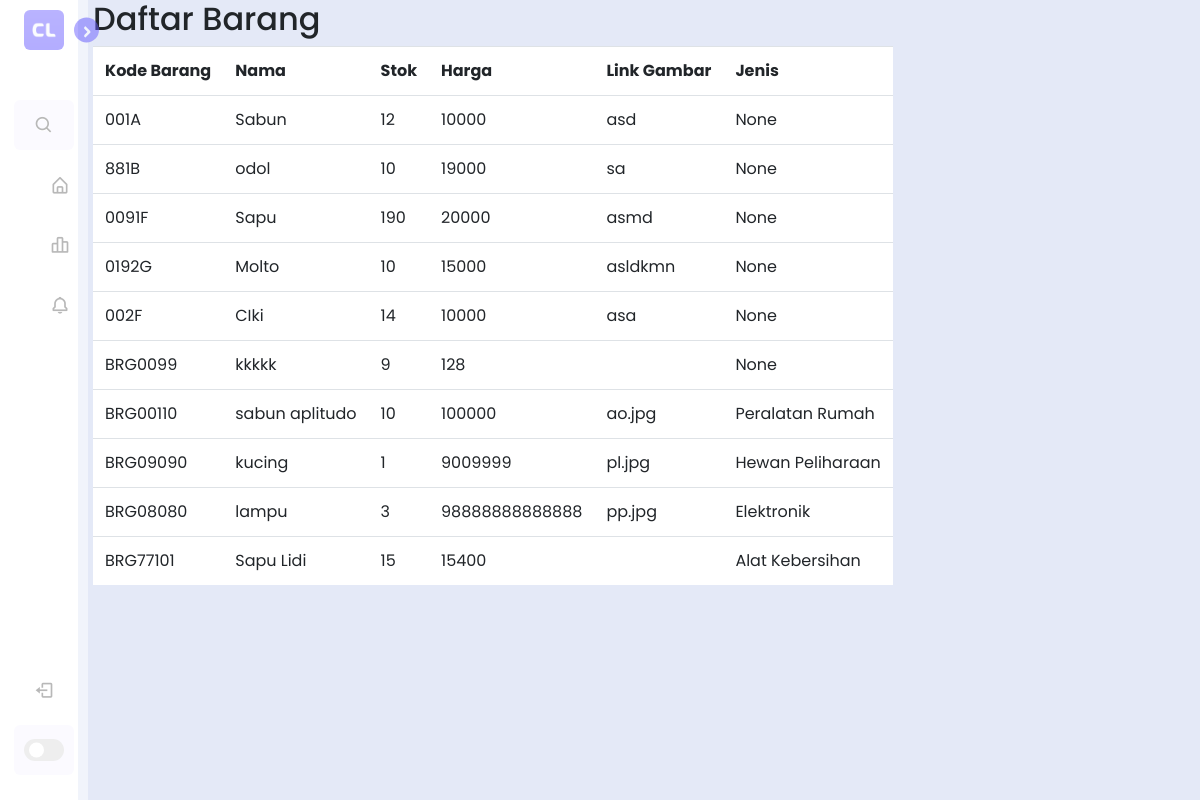
The page /Vbrg/ on the database its author committed.
### dashboard/models.py (models this page shows, shortened)
class Barang(models.Model):
    kodebrg=models.CharField(max_length=8, default="BRG")
    nama=models.CharField(max_length=50)
    stok=models.IntegerField()
    harga=models.BigIntegerField()
    link_gbr=models.CharField(max_length=150, blank=True)
    waktu_posting=models.DateTimeField(auto_now_add=True)
    jenis_id=models.ForeignKey(Jenis,on_delete=models.CASCADE, null=True)

class Jenis(models.Model):
    nama=models.CharField(max_length=50)
    ket=models.TextField()
    def __str__(self):
        return self.nama

### dashboard/views.py (the view)
# urls.py: path('Vbrg/',Barang_view, name = 'barang_uts'),
def Barang_view(request):
    barangs=Barang.objects.all()
    konteks={
        'barangs':barangs
    }
    return render(request,'tampil_brg.html',konteks)

### templates/tampil_brg.html (shortened to what this page needs)
{% load static %}
<!DOCTYPE html>
<html lang="en">
  <head>
    <link rel="stylesheet" href="{% static 'css/style.css'%}" />
    <link rel="stylesheet" href="https://cdn.jsdelivr.net/npm/bootstrap@4.0.0/dist/css/bootstrap.min.css">
    <link href="https://unpkg.com/boxicons@2.1.1/css/boxicons.min.css" rel="stylesheet" />
  </head>
  <body>
    <nav class="sidebar close">
      <header>
        <div class="image-text">
          <span class="image">
            <img src="{% static 'img/logo.png'%}" alt="" />
          </span>
        </div>
        <i class="bx bx-chevron-right toggle"></i>
      </header>
      <div class="menu-bar">
        <div class="menu">
          <li class="search-box">
            <i class="bx bx-search icon"></i>
          </li>
          <ul class="menu-links">
            <li class="nav-link">
              <a href="#">
                <i class="bx bx-home-alt icon"></i>
              </a>
            </li>
            <li class="nav-link">
              <a href="{% url 'barang_uts' %}">
                <i class="bx bx-bar-chart-alt-2 icon"></i>
              </a>
            </li>
            <li class="nav-link">
              <a href="{% url 'trsn_uts' %}">
                <i class="bx bx-bell icon"></i>
              </a>
            </li>
          </ul>
        </div>
        <div class="bottom-content">
          <li class="">
            <a href="#">
              <i class="bx bx-log-out icon"></i>
            </a>
          </li>
          <li class="mode">
            <div class="toggle-switch">
              <span class="switch"></span>
            </div>
          </li>
        </div>
      </div>
    </nav>
    <section class="home" >
      <div class="container">
        <div class="row">
          <div class="col-md-auto">
            <h2 class="align-center">Daftar Barang</h2>
            <div class="table table-hover">
              <table class="table">
              <tr>
                <th>Kode Barang</th>
                <th>Nama</th>
                <th>Stok</th>
                <th>Harga</th>
                <th>Link Gambar</th>
                <th>Jenis</th>
              </tr>
              {% for Barang in barangs %}
              <tr>
                <td>{{Barang.kodebrg}}</td>
                <td>{{Barang.nama}}</td>
                <td>{{Barang.stok}}</td>
                <td>{{Barang.harga}}</td>
                <td>{{Barang.link_gbr}}</td>
                <td>{{Barang.jenis_id}}</td>
              </tr>
              {% endfor %}
            </table></div>
          </div>
        </div>
      </div>
    </section>
  </body>
</html>

### static/css/style.css (style rules this page uses)
* { margin: 0; padding: 0; box-sizing: border-box; font-family: "Poppins", sans-serif; }
:root { --body-color: #e4e9f7; --sidebar-color: #fff; --primary-color: #695cfe; --primary-color-light: #f6f5ff; --toggle-color: #ddd; --text-color: #707070; --tran-03: all 0.2s ease; --tran-03: all 0.3s ease; --tran-04: all 0.3s ease; --tran-05: all 0.3s ease; }
body { min-height: 100vh; background-color: var(--body-color); transition: var(--tran-05); }
.sidebar { position: fixed; top: 0; left: 0; height: 100%; width: 250px; padding: 10px 14px; background: var(--sidebar-color); transition: var(--tran-05); z-index: 100; }
.sidebar.close { width: 88px; }
.sidebar li { height: 50px; list-style: none; display: flex; align-items: center; margin-top: 10px; }
.sidebar header .image, .sidebar .icon { min-width: 60px; border-radius: 6px; }
.sidebar .icon { min-width: 60px; border-radius: 6px; height: 100%; display: flex; align-items: center; justify-content: center; font-size: 20px; }
.sidebar .text, .sidebar .icon { color: var(--text-color); transition: var(--tran-03); }
.sidebar header { position: relative; }
.sidebar header .image-text { display: flex; align-items: center; }
.sidebar header .image { display: flex; align-items: center; justify-content: center; }
.sidebar header .image img { width: 40px; border-radius: 6px; }
.sidebar header .toggle { position: absolute; top: 50%; right: -25px; transform: translateY(-50%) rotate(180deg); height: 25px; width: 25px; background-color: var(--primary-color); color: var(--sidebar-color); border-radius: 50%; display: flex; align-items: center; justify-content: center; font-size: 22px; cursor: pointer; transition: var(--tran-05); }
.sidebar.close .toggle { transform: translateY(-50%) rotate(0deg); }
.sidebar .menu { margin-top: 40px; }
.sidebar li.search-box { border-radius: 6px; background-color: var(--primary-color-light); cursor: pointer; transition: var(--tran-05); }
.sidebar li a { list-style: none; height: 100%; background-color: transparent; display: flex; align-items: center; height: 100%; width: 100%; border-radius: 6px; text-decoration: none; transition: var(--tran-03); }
.sidebar .menu-bar { height: calc(100% - 55px); display: flex; flex-direction: column; justify-content: space-between; overflow-y: scroll; }
.sidebar .menu-bar .mode { border-radius: 6px; background-color: var(--primary-color-light); position: relative; transition: var(--tran-05); }
.menu-bar .bottom-content .toggle-switch { position: absolute; right: 0; height: 100%; min-width: 60px; display: flex; align-items: center; justify-content: center; border-radius: 6px; cursor: pointer; }
.toggle-switch .switch { position: relative; height: 22px; width: 40px; border-radius: 25px; background-color: var(--toggle-color); transition: var(--tran-05); }
.switch::before { content: ""; position: absolute; height: 15px; width: 15px; border-radius: 50%; top: 50%; left: 5px; transform: translateY(-50%); background-color: var(--sidebar-color); transition: var(--tran-04); }
.home { position: absolute; top: 0; top: 0; left: 250px; height: 100vh; width: calc(100% - 250px); background-color: var(--body-color); transition: var(--tran-05); }
.sidebar.close ~ .home { left: 78px; height: 100vh; width: calc(100% - 78px); }

### rows shown on the page
Barang: kodebrg "001A", nama "Sabun", stok "12", harga "10000", link_gbr "asd", jenis_id "None"
Barang: kodebrg "881B", nama "odol", stok "10", harga "19000", link_gbr "sa", jenis_id "None"
Barang: kodebrg "0091F", nama "Sapu", stok "190", harga "20000", link_gbr "asmd", jenis_id "None"
Barang: kodebrg "0192G", nama "Molto", stok "10", harga "15000", link_gbr "asldkmn", jenis_id "None"
Barang: kodebrg "002F", nama "CIki", stok "14", harga "10000", link_gbr "asa", jenis_id "None"
Barang: kodebrg "BRG0099", nama "kkkkk", stok "9", harga "128", jenis_id "None"
Barang: kodebrg "BRG00110", nama "sabun aplitudo", stok "10", harga "100000", link_gbr "ao.jpg", jenis_id "Peralatan Rumah"
Barang: kodebrg "BRG09090", nama "kucing", stok "1", harga "9009999", link_gbr "pl.jpg", jenis_id "Hewan Peliharaan"
Barang: kodebrg "BRG08080", nama "lampu", stok "3", harga "98888888888888", link_gbr "pp.jpg", jenis_id "Elektronik"
Barang: kodebrg "BRG77101", nama "Sapu Lidi", stok "15", harga "15400", jenis_id "Alat Kebersihan"
